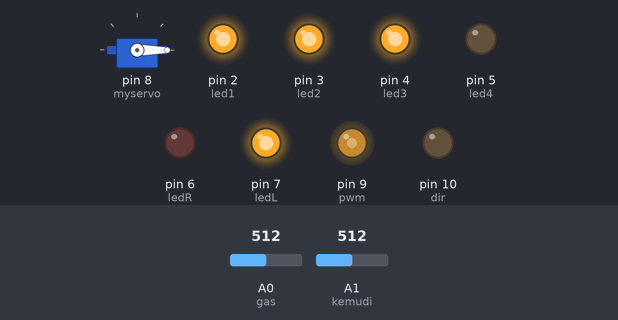
Recording of a sketch running on a simulated Arduino Uno, built with avr-gcc and run on an emulated ATmega328P. Parts: servo, output pins drawn as LEDs (lit = HIGH). The test bench sets the inputs (shaded band); at power-on: A0 (gas) = 512, A1 (kemudi) = 512.

Above: at 1.2 s.
1.3 s: A0 (gas) set to 331
At 2.2 s:
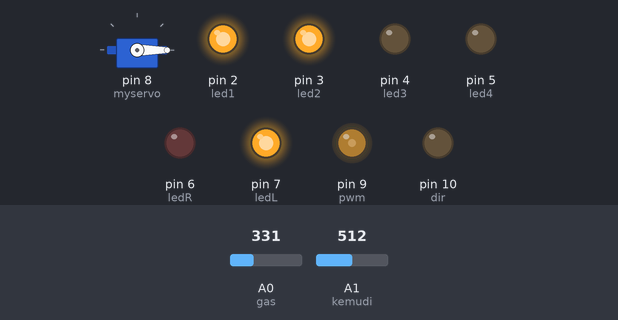
2.9 s: A1 (kemudi) set to 349
4.4 s: A1 (kemudi) set to 327
At 5.6 s:
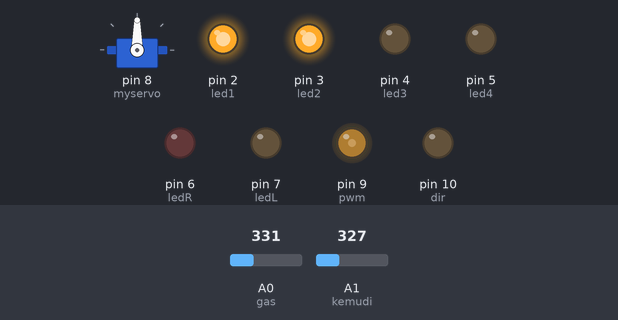
5.9 s: A0 (gas) set to 245
At 7.3 s:
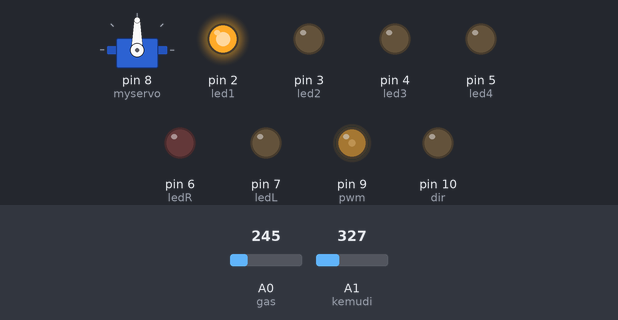
7.6 s: A0 (gas) set to 265
At 8.9 s:
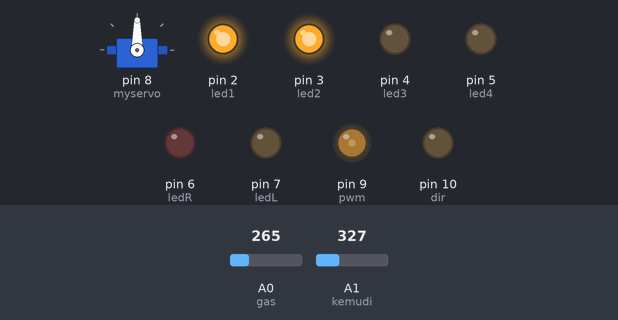
9.2 s: A1 (kemudi) set to 775
At 10.2 s:
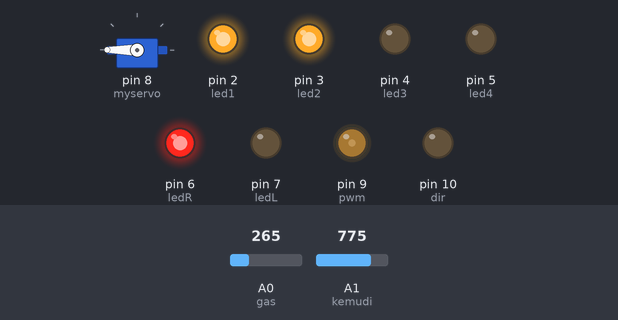
Timing chart, 0 to 11.7 s (numbered marks = the images above; inputs shaded):
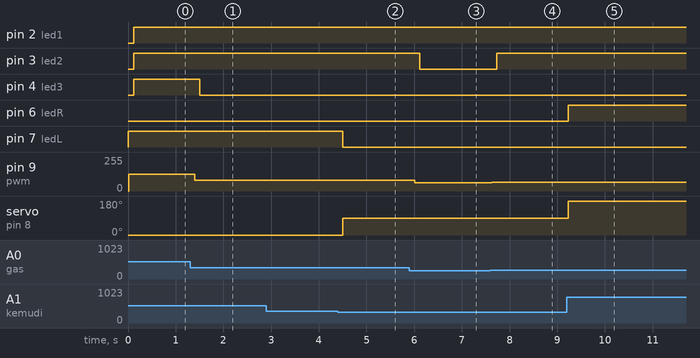

Measured:
- the behaviour switches between 341 and 340 on A1 (kemudi) (found by bisection; images 1 and 2)
- after the input at 1.3 s, pin 4 (led3): HIGH → LOW after 0.20 s; pin 9 (pwm): 127/255 → 82/255 after 0.10 s
- after the input at 2.9 s, every drawn part: stays the same
- after the input at 4.4 s, pin 7 (ledL): HIGH → LOW after 0.10 s; servo on pin 8 (myservo): 0° → 90° after 0.10 s
- after the input at 5.9 s, pin 3 (led2): HIGH → LOW after 0.21 s; pin 9 (pwm): 82/255 → 61/255 after 0.11 s
- after the input at 7.6 s, pin 3 (led2): LOW → HIGH after 0.13 s; pin 9 (pwm): 61/255 → 66/255 at once
- after the input at 9.2 s, pin 6 (ledR): LOW → HIGH at once; servo on pin 8 (myservo): 90° → 180° at once

The sketch:

Simulasi_Kendali_Kapal.ino
```cpp
#include <Servo.h>

Servo myservo;  // create servo object to control a servo

#define ledR 6
#define ledL 7
#define led1 2
#define led2 3
#define led3 4
#define led4 5
#define pwm 9
#define dir 10

int kemudi = A1;  // analog pin used to connect the potentiometer
int gas = A0;
int slide,pot;    // variable to read the value from the analog pin

void setup() {
	myservo.attach(8);  // attaches the servo on pin 9 to the servo object
	pinMode(ledR, OUTPUT);
	pinMode(ledL, OUTPUT);
	pinMode(led1, OUTPUT);
	pinMode(led2, OUTPUT);
	pinMode(led3, OUTPUT);
	pinMode(led4, OUTPUT);
	pinMode(pwm, OUTPUT);
	pinMode(dir, OUTPUT);
	analogWrite(pwm,0);
}

void loop() {
	pot = analogRead(kemudi);            // reads the value of the potentiometer (value between 0 and 1023)
	slide = analogRead(gas);

	//BAGIAN KEMUDI KAPAL
	if (pot >= 767){
		myservo.write(180);
		digitalWrite(ledR, HIGH);
		digitalWrite(ledL, LOW);
	}else if (pot >=341 && pot< 767){
		myservo.write(0);
		digitalWrite(ledL, HIGH);
		digitalWrite(ledR, LOW);
	}else{
		myservo.write(90);
		digitalWrite(ledR, LOW);
		digitalWrite(ledL, LOW);
	}
	delay(15);

	//BAGIAN KECEPATAN KAPAL
	int val  = map (slide, 0, 1023, 0, 255);
	analogWrite(pwm,val);
	delay(100);

	if (slide>0 && slide<255){
		digitalWrite(led1, HIGH);
		digitalWrite(led2, LOW);
		digitalWrite(led3, LOW);
		digitalWrite(led4, LOW);
	}else if (slide>=255 && slide<510){
		digitalWrite(led1, HIGH);
		digitalWrite(led2, HIGH);
		digitalWrite(led3, LOW);
		digitalWrite(led4, LOW);
	}else if (slide>=510 && slide<765){
		digitalWrite(led1, HIGH);
		digitalWrite(led2, HIGH);
		digitalWrite(led3, HIGH);
		digitalWrite(led4, LOW);
	}else if (slide >=765){
		digitalWrite(led1, HIGH);
		digitalWrite(led2, HIGH);
		digitalWrite(led3, HIGH);
		digitalWrite(led4, HIGH);
	}else{
		digitalWrite(led1, LOW);
		digitalWrite(led2, LOW);
		digitalWrite(led3, LOW);
		digitalWrite(led4, LOW);
	}


}
```
